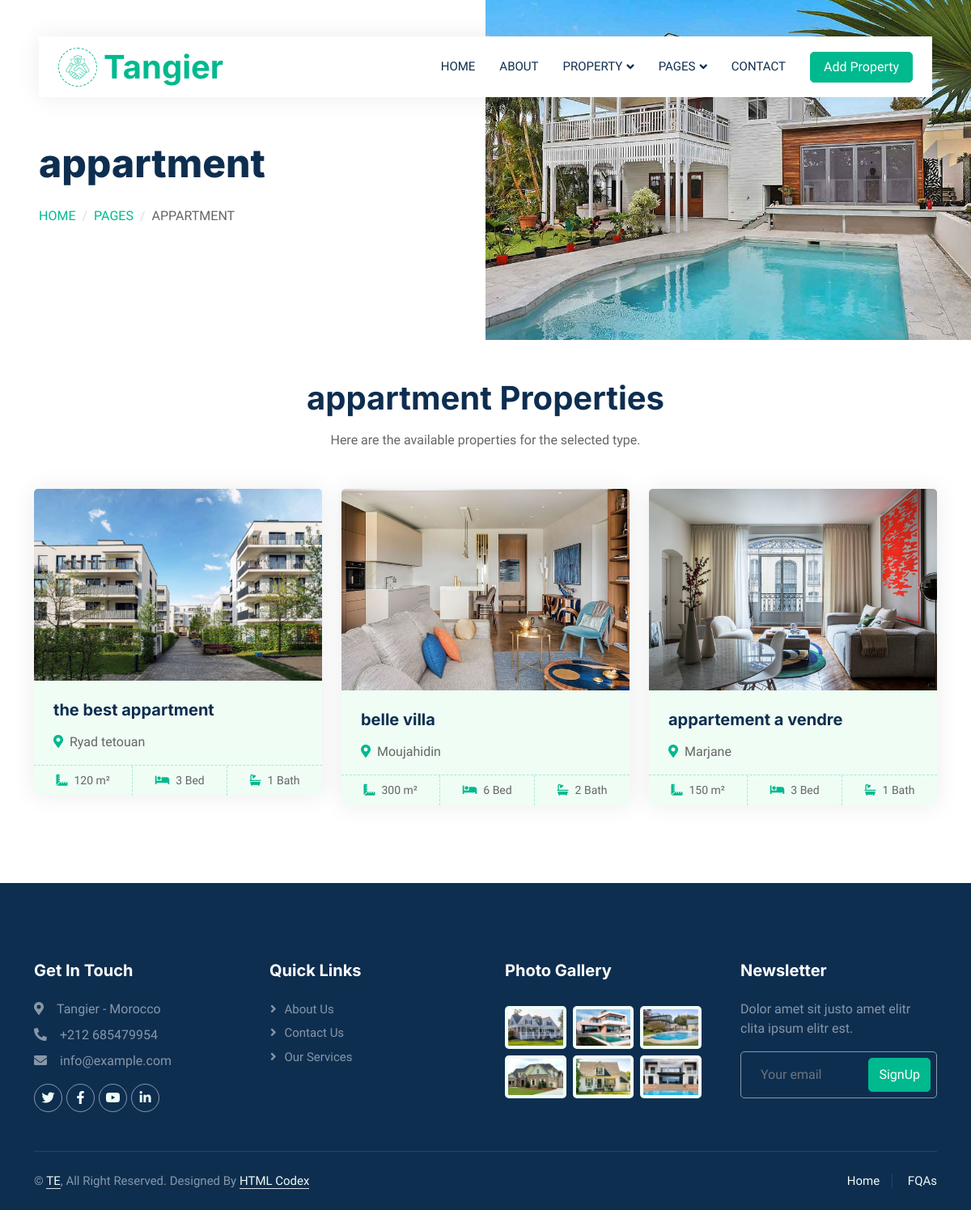
Page /properties/appartment/ on the committed database.
### listings/models.py (models this page shows, shortened)
class Listings(models.Model):
    type_bien = models.CharField(max_length=150, default='app/villa...')
    Action_commerciale = models.CharField(max_length=150, default='vendre')
    Titre = models.CharField(max_length=150, default='title')
    Prix = models.FloatField()
    Surface = models.IntegerField()
    Adresse = models.CharField(max_length=150)
    Nombre_chambre = models.IntegerField()
    Nombre_salle_bain = models.IntegerField()

class ListingImage(models.Model):
    listing = models.ForeignKey(Listings, related_name='images', on_delete=models.CASCADE)
    image = models.ImageField(upload_to='images/')

### listings/views.py (the view)
# urls.py: path('properties/<str:property_type>/', views.properties_by_type, name='properties_by_type'),
def properties_by_type(request, property_type):
    properties = Listings.objects.filter(type_bien__icontains=property_type)
    return render(request, 'properties_by_type.html', {'properties': properties, 'type_bien': property_type})

### templates/properties_by_type.html (shortened to what this page needs)
{% load static %}
<!DOCTYPE html>
<html lang="en">
<head>
    <link href="{% static 'css/bootstrap.min.css' %}" rel="stylesheet">
    <link href="{% static 'css/main.css' %}" rel="stylesheet">
</head>
<body>
    <div class="container-xxl bg-white p-0">
        {% include 'navebar.html' %}
        <div class="container-fluid header bg-white p-0">
            <div class="row g-0 align-items-center flex-column-reverse flex-md-row">
                <div class="col-md-6 p-5 mt-lg-5">
                    <h1 class="display-5 animated fadeIn mb-4">{{ type_bien }}</h1>
                    <nav aria-label="breadcrumb animated fadeIn">
                        <ol class="breadcrumb text-uppercase">
                            <li class="breadcrumb-item"><a href="#">Home</a></li>
                            <li class="breadcrumb-item"><a href="#">Pages</a></li>
                            <li class="breadcrumb-item text-body active" aria-current="page">{{ type_bien }}</li>
                        </ol>
                    </nav>
                </div>
                <div class="col-md-6 animated fadeIn">
                    <img class="img-fluid" src="{% static 'images/header.jpg' %}" alt="">
                </div>
            </div>
        </div>
        <div class="container-xxl py-5">
            <div class="container">
                <div class="text-center mx-auto mb-5 wow fadeInUp" data-wow-delay="0.1s" style="max-width: 600px;">
                    <h1 class="mb-3">{{ type_bien }} Properties</h1>
                    <p>Here are the available properties for the selected type.</p>
                </div>
                <div class="row g-4">
                    {% for property in properties %}
                    <div class="col-lg-4 col-md-6 wow fadeInUp" data-wow-delay="0.1s">
                        <div class="property-item bg-light rounded overflow-hidden">
                            <a href="{% url 'annonce_detail' property.id %}">
                                {% if property.images.first %}
                                    <img class="img-fluid" src="{{ property.images.first.image.url }}" alt="{{ property.Titre }}">
                                {% else %}
                                    <img class="img-fluid" src="{% static 'images/carousel-1.jpg' %}" alt="Image non disponible">
                                {% endif %}
                            </a>
                            <div class="p-4 pb-0">
                                <h5 class="mb-3">{{ property.Titre }}</h5>
                                <p><i class="fa fa-map-marker-alt text-primary me-2"></i>{{ property.Adresse }}</p>
                            </div>
                            <div class="d-flex border-top">
                                <small class="flex-fill text-center border-end py-2"><i class="fa fa-ruler-combined text-primary me-2"></i>{{ property.Surface }} m²</small>
                                <small class="flex-fill text-center border-end py-2"><i class="fa fa-bed text-primary me-2"></i>{{ property.Nombre_chambre }} Bed</small>
                                <small class="flex-fill text-center py-2"><i class="fa fa-bath text-primary me-2"></i>{{ property.Nombre_salle_bain }} Bath</small>
                            </div>
                        </div>
                    </div>
                    {% endfor %}
                </div>
            </div>
        </div>
        {% include 'footer.html' %}
    </div>
</body>
</html>

### real_estate/static/css/main.css (style rules this page uses)
:root { --primary: #00B98E; --secondary: #FF6922; --light: #EFFDF5; --dark: #0E2E50; }
@media (min-width: 992px) { .header { margin-top: -120px; } }
.breadcrumb-item + .breadcrumb-item::before { color: #DDDDDD; }
.property-item { box-shadow: 0 0 30px rgba(0, 0, 0, .08); }
.property-item img { transition: .5s; }
.property-item .border-top { border-top: 1px dashed rgba(0, 185, 142, .3) !important; }
.property-item .border-end { border-right: 1px dashed rgba(0, 185, 142, .3) !important; }

### rows in the picture
Listings: images.first.image (picture), Titre "the best appartment", Adresse "Ryad tetouan", Surface "120", Nombre_chambre "3", Nombre_salle_bain "1"
Listings: images.first.image (picture), Titre "belle villa", Adresse "Moujahidin", Surface "300", Nombre_chambre "6", Nombre_salle_bain "2"
Listings: images.first.image (picture), Titre "appartement a vendre", Adresse "Marjane", Surface "150", Nombre_chambre "3", Nombre_salle_bain "1"

### other values in the picture
{{ type_bien }} "appartment"
{{ type_bien }} "APPARTMENT"
